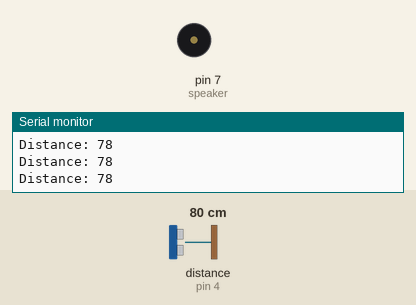
This sketch was run on a simulated Arduino Uno, built with avr-gcc and run on an emulated ATmega328P. Parts: buzzer (waves = sounding), the last lines printed to the serial monitor. Wiring (inferred from the names in the program): ultrasonic range finder: trigger pin 3; echo pin 4. The test bench sets the inputs (shaded band); at power-on: distance to the obstacle (sensor on pin 4) 80 cm. The echo pulse lasts 58.3 µs per cm.

Above: at 1.3 s.
1.4 s: distance to the obstacle (sensor on pin 4) set to 198 cm
At 2.2 s:
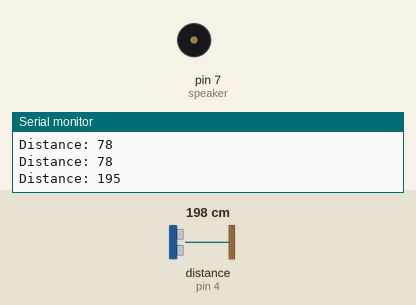
4.4 s: distance to the obstacle (sensor on pin 4) set to 207 cm
At 5.4 s:
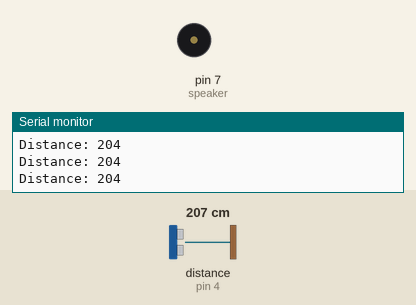
5.9 s: distance to the obstacle (sensor on pin 4) set to 120 cm
At 8.8 s:
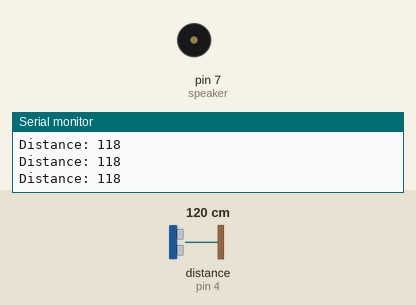
8.9 s: distance to the obstacle (sensor on pin 4) set to 250 cm
At 9.7 s:
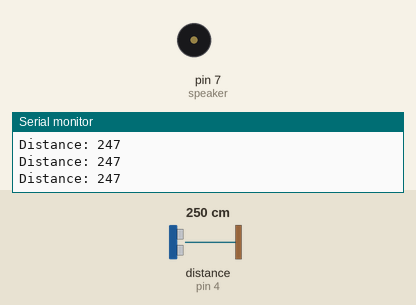
Timing chart, 0 to 11.4 s (numbered marks = the images above; inputs shaded):
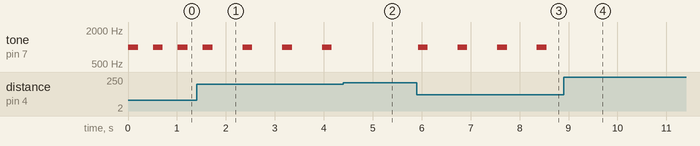

Measured:
- the behaviour switches between 202 and 203 cm on distance to the obstacle (sensor on pin 4) (found by bisection; images 1 and 2)
- after the input at 1.4 s, tone on pin 7 (speaker): alternates 1000 Hz for 0.20 s and silent for 0.61 s, starting after 0.94 s
- after the input at 4.4 s, tone on pin 7 (speaker): stops changing and stays silent
- after the input at 5.9 s, tone on pin 7 (speaker): alternates 1000 Hz for 0.20 s and silent for 0.61 s, starting at once
- after the input at 8.9 s, tone on pin 7 (speaker): stops changing and stays silent
- by itself, tone on pin 7 (speaker): alternates 1000 Hz for 0.20 s and silent for 0.31 s

The sketch:

blinds_eye_gear.ino
```cpp
const int trigPin = 3;
const int echoPin = 4;
const int speaker = 7;

long duration;
int distance;

void setup() {
Serial.begin(9600); // Starts the serial communication
pinMode(trigPin, OUTPUT); // Sets the trigPin as an Output
pinMode(echoPin, INPUT); // Sets the echoPin as an Input
pinMode(speaker, OUTPUT); // Sets the speaker as an Output
}

void loop() {
// Clears the trigPin
digitalWrite(trigPin, LOW);
delayMicroseconds(2);
// Sets the trigPin on HIGH state for 10 micro seconds
digitalWrite(trigPin, HIGH);
delayMicroseconds(10);
digitalWrite(trigPin, LOW);
// Reads the echoPin, returns the sound wave travel time in microseconds
duration = pulseIn(echoPin, HIGH);
// Calculating the distance
distance= duration*0.034/2;
// Prints the distance on the Serial Monitor
Serial.print("Distance: ");
Serial.println(distance);

if(distance < 200 && distance > 100) {
  tone(speaker, 1000);
  delay(200);
  noTone(speaker);
  delay(600);
}else if(distance < 100 && distance > 50){
  tone(speaker, 1000);
  delay(200);
  noTone(speaker);
  delay(300);;
}else if(distance < 50){
  tone(speaker, 1000);
  delay(200);
  noTone(speaker);
  delay(100);
}

}
```
